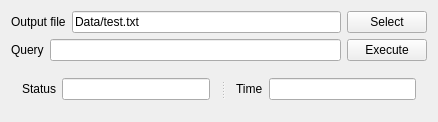
<?xml version="1.0" encoding="UTF-8"?>
<ui version="4.0">
 <class>DataGenerator</class>
 <widget class="QMainWindow" name="DataGenerator">
  <property name="geometry">
   <rect>
    <x>0</x>
    <y>0</y>
    <width>438</width>
    <height>102</height>
   </rect>
  </property>
  <property name="windowTitle">
   <string>DataGenerator</string>
  </property>
  <widget class="QWidget" name="centralWidget">
   <layout class="QGridLayout" name="gridLayout">
    <item row="0" column="0">
     <layout class="QHBoxLayout" name="horizontalLayout">
      <item>
       <widget class="QLabel" name="label">
        <property name="text">
         <string>Output file</string>
        </property>
       </widget>
      </item>
      <item>
       <widget class="QLineEdit" name="leOutput">
        <property name="text">
         <string>Data/test.txt</string>
        </property>
       </widget>
      </item>
      <item>
       <widget class="QPushButton" name="pbSelect">
        <property name="text">
         <string>Select</string>
        </property>
       </widget>
      </item>
     </layout>
    </item>
    <item row="1" column="0">
     <layout class="QHBoxLayout" name="horizontalLayout_2">
      <item>
       <widget class="QLabel" name="label_2">
        <property name="text">
         <string>Query</string>
        </property>
       </widget>
      </item>
      <item>
       <widget class="QLineEdit" name="leQuery"/>
      </item>
      <item>
       <widget class="QPushButton" name="pbExecute">
        <property name="text">
         <string>Execute</string>
        </property>
       </widget>
      </item>
     </layout>
    </item>
    <item row="2" column="0">
     <widget class="QSplitter" name="splitter">
      <property name="orientation">
       <enum>Qt::Horizontal</enum>
      </property>
      <widget class="QWidget" name="layoutWidget">
       <layout class="QHBoxLayout" name="horizontalLayout_3">
        <item>
         <widget class="QLabel" name="label_3">
          <property name="text">
           <string>Status</string>
          </property>
         </widget>
        </item>
        <item>
         <widget class="QLineEdit" name="leStatus"/>
        </item>
       </layout>
      </widget>
      <widget class="QWidget" name="layoutWidget">
       <layout class="QHBoxLayout" name="horizontalLayout_4">
        <item>
         <widget class="QLabel" name="label_4">
          <property name="text">
           <string>Time</string>
          </property>
         </widget>
        </item>
        <item>
         <widget class="QLineEdit" name="leTime"/>
        </item>
       </layout>
      </widget>
     </widget>
    </item>
   </layout>
  </widget>
 </widget>
 <layoutdefault spacing="6" margin="11"/>
 <resources/>
 <connections/>
</ui>
